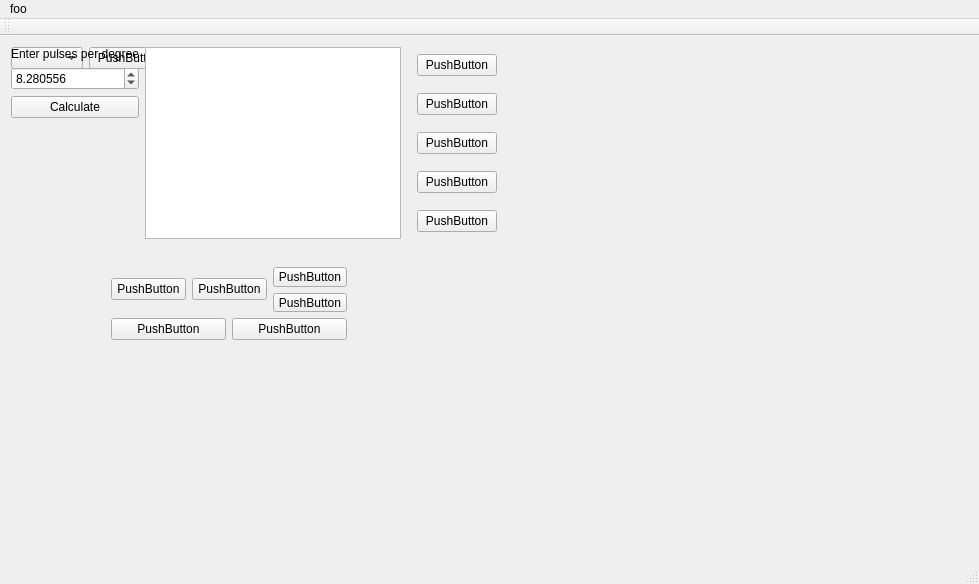
<?xml version="1.0" encoding="UTF-8"?>
<ui version="4.0">
 <class>MainWindow</class>
 <widget class="QMainWindow" name="MainWindow">
  <property name="geometry">
   <rect>
    <x>0</x>
    <y>0</y>
    <width>979</width>
    <height>584</height>
   </rect>
  </property>
  <property name="windowTitle">
   <string>EncoderGenerator</string>
  </property>
  <property name="autoFillBackground">
   <bool>true</bool>
  </property>
  <property name="animated">
   <bool>false</bool>
  </property>
  <widget class="QWidget" name="centralWidget">
   <widget class="QWidget" name="">
    <layout class="QHBoxLayout" name="horizontalLayout">
     <item>
      <widget class="QComboBox" name="ComprtCombo"/>
     </item>
     <item>
      <widget class="QPushButton" name="pushButton">
       <property name="text">
        <string>PushButton</string>
       </property>
      </widget>
     </item>
     <item>
      <widget class="QPushButton" name="pushButton_2">
       <property name="text">
        <string>PushButton</string>
       </property>
      </widget>
     </item>
     <item>
      <widget class="QPushButton" name="pushButton_3">
       <property name="text">
        <string>PushButton</string>
       </property>
      </widget>
     </item>
     <item>
      <layout class="QVBoxLayout" name="verticalLayout_3"/>
     </item>
    </layout>
   </widget>
   <widget class="QWidget" name="verticalLayoutWidget_2">
    <property name="geometry">
     <rect>
      <x>100</x>
      <y>220</y>
      <width>258</width>
      <height>95</height>
     </rect>
    </property>
    <layout class="QVBoxLayout" name="verticalLayout_7">
     <item>
      <layout class="QHBoxLayout" name="horizontalLayout_4">
       <item>
        <widget class="QPushButton" name="pushButton_12">
         <property name="text">
          <string>PushButton</string>
         </property>
        </widget>
       </item>
       <item>
        <widget class="QPushButton" name="pushButton_11">
         <property name="text">
          <string>PushButton</string>
         </property>
        </widget>
       </item>
       <item>
        <layout class="QVBoxLayout" name="verticalLayout_8">
         <item>
          <widget class="QPushButton" name="pushButton_10">
           <property name="text">
            <string>PushButton</string>
           </property>
          </widget>
         </item>
         <item>
          <widget class="QPushButton" name="pushButton_9">
           <property name="text">
            <string>PushButton</string>
           </property>
          </widget>
         </item>
        </layout>
       </item>
      </layout>
     </item>
     <item>
      <layout class="QHBoxLayout" name="horizontalLayout_6">
       <item>
        <widget class="QPushButton" name="pushButton_8">
         <property name="text">
          <string>PushButton</string>
         </property>
        </widget>
       </item>
       <item>
        <widget class="QPushButton" name="pushButton_7">
         <property name="text">
          <string>PushButton</string>
         </property>
        </widget>
       </item>
      </layout>
     </item>
    </layout>
   </widget>
   <widget class="QWidget" name="">
    <layout class="QHBoxLayout" name="horizontalLayout_2">
     <item>
      <layout class="QVBoxLayout" name="verticalLayout_2">
       <item>
        <widget class="QLabel" name="label">
         <property name="sizePolicy">
          <sizepolicy hsizetype="Preferred" vsizetype="Preferred">
           <horstretch>0</horstretch>
           <verstretch>0</verstretch>
          </sizepolicy>
         </property>
         <property name="text">
          <string>Enter pulses per degree</string>
         </property>
        </widget>
       </item>
       <item>
        <widget class="QDoubleSpinBox" name="ddSBox">
         <property name="showGroupSeparator" stdset="0">
          <bool>true</bool>
         </property>
         <property name="decimals">
          <number>6</number>
         </property>
         <property name="value">
          <double>8.280556000000001</double>
         </property>
        </widget>
       </item>
       <item>
        <widget class="QPushButton" name="enc1calcBTN1">
         <property name="text">
          <string>Calculate</string>
         </property>
        </widget>
       </item>
       <item>
        <spacer name="verticalSpacer">
         <property name="orientation">
          <enum>Qt::Vertical</enum>
         </property>
         <property name="sizeHint" stdset="0">
          <size>
           <width>20</width>
           <height>40</height>
          </size>
         </property>
        </spacer>
       </item>
      </layout>
     </item>
     <item>
      <widget class="QListWidget" name="listWidget">
       <property name="baseSize">
        <size>
         <width>0</width>
         <height>0</height>
        </size>
       </property>
      </widget>
     </item>
     <item>
      <layout class="QFormLayout" name="formLayout"/>
     </item>
     <item>
      <layout class="QVBoxLayout" name="verticalLayout" stretch="10,0,0,0,0">
       <property name="spacing">
        <number>10</number>
       </property>
       <property name="leftMargin">
        <number>10</number>
       </property>
       <property name="rightMargin">
        <number>10</number>
       </property>
       <item>
        <widget class="QPushButton" name="enc1BTN1_3">
         <property name="text">
          <string>PushButton</string>
         </property>
        </widget>
       </item>
       <item>
        <widget class="QPushButton" name="pushButton_5">
         <property name="text">
          <string>PushButton</string>
         </property>
        </widget>
       </item>
       <item>
        <widget class="QPushButton" name="pushButton_6">
         <property name="text">
          <string>PushButton</string>
         </property>
        </widget>
       </item>
       <item>
        <widget class="QPushButton" name="pushButton_4">
         <property name="text">
          <string>PushButton</string>
         </property>
        </widget>
       </item>
       <item>
        <widget class="QPushButton" name="enc1BTN1_2">
         <property name="styleSheet">
          <string notr="true">QPushButton { color: black }</string>
         </property>
         <property name="text">
          <string>PushButton</string>
         </property>
        </widget>
       </item>
      </layout>
     </item>
    </layout>
   </widget>
   <zorder></zorder>
   <zorder></zorder>
   <zorder>verticalLayoutWidget_3</zorder>
   <zorder>verticalLayoutWidget_2</zorder>
   <zorder>horizontalLayoutWidget</zorder>
   <zorder>horizontalLayoutWidget</zorder>
  </widget>
  <widget class="QMenuBar" name="menuBar">
   <property name="geometry">
    <rect>
     <x>0</x>
     <y>0</y>
     <width>979</width>
     <height>21</height>
    </rect>
   </property>
   <widget class="QMenu" name="menufoo">
    <property name="title">
     <string>foo</string>
    </property>
   </widget>
   <addaction name="menufoo"/>
  </widget>
  <widget class="QToolBar" name="mainToolBar">
   <attribute name="toolBarArea">
    <enum>TopToolBarArea</enum>
   </attribute>
   <attribute name="toolBarBreak">
    <bool>false</bool>
   </attribute>
  </widget>
  <widget class="QStatusBar" name="statusBar"/>
 </widget>
 <layoutdefault spacing="6" margin="11"/>
 <resources/>
 <connections/>
</ui>
